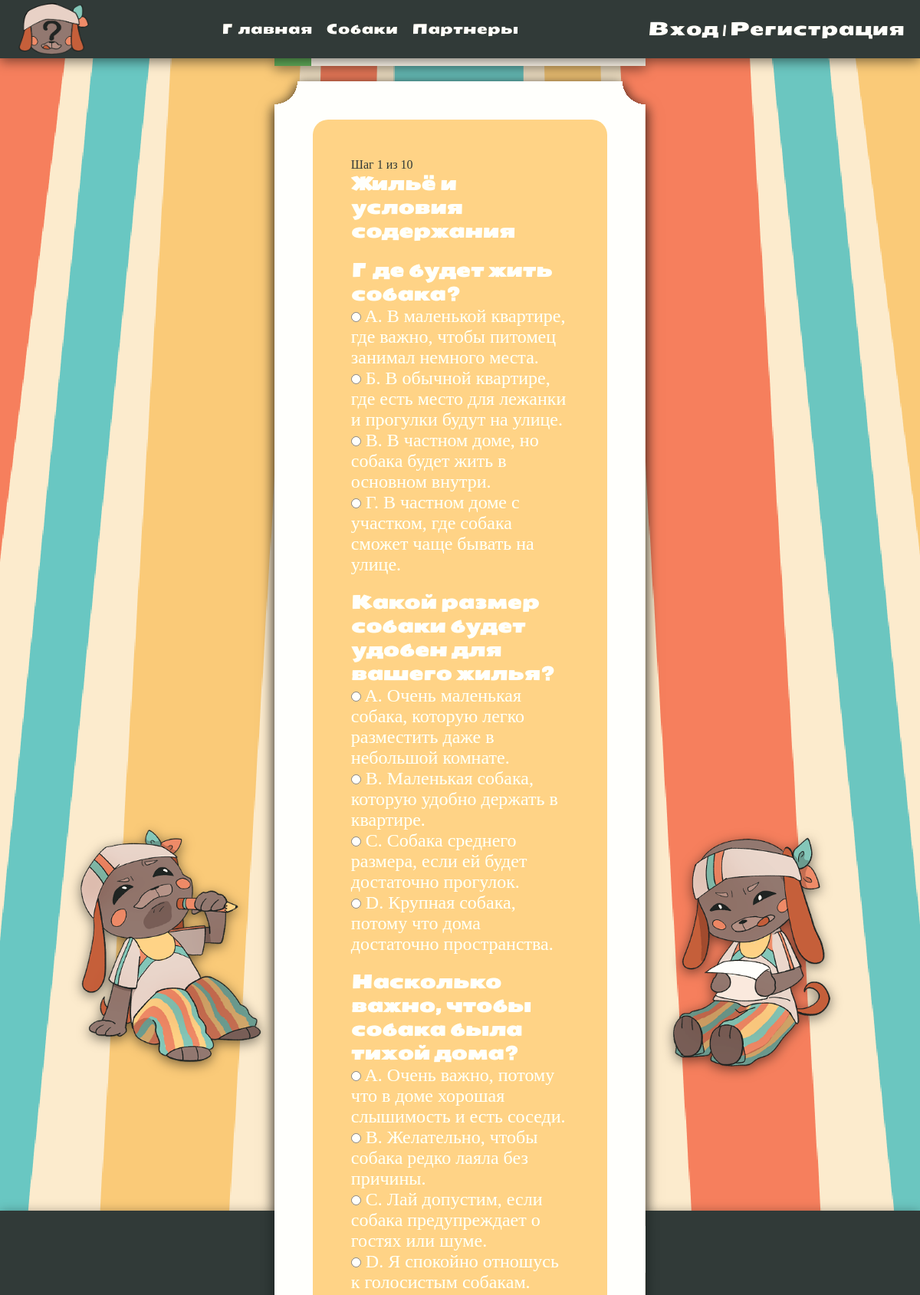
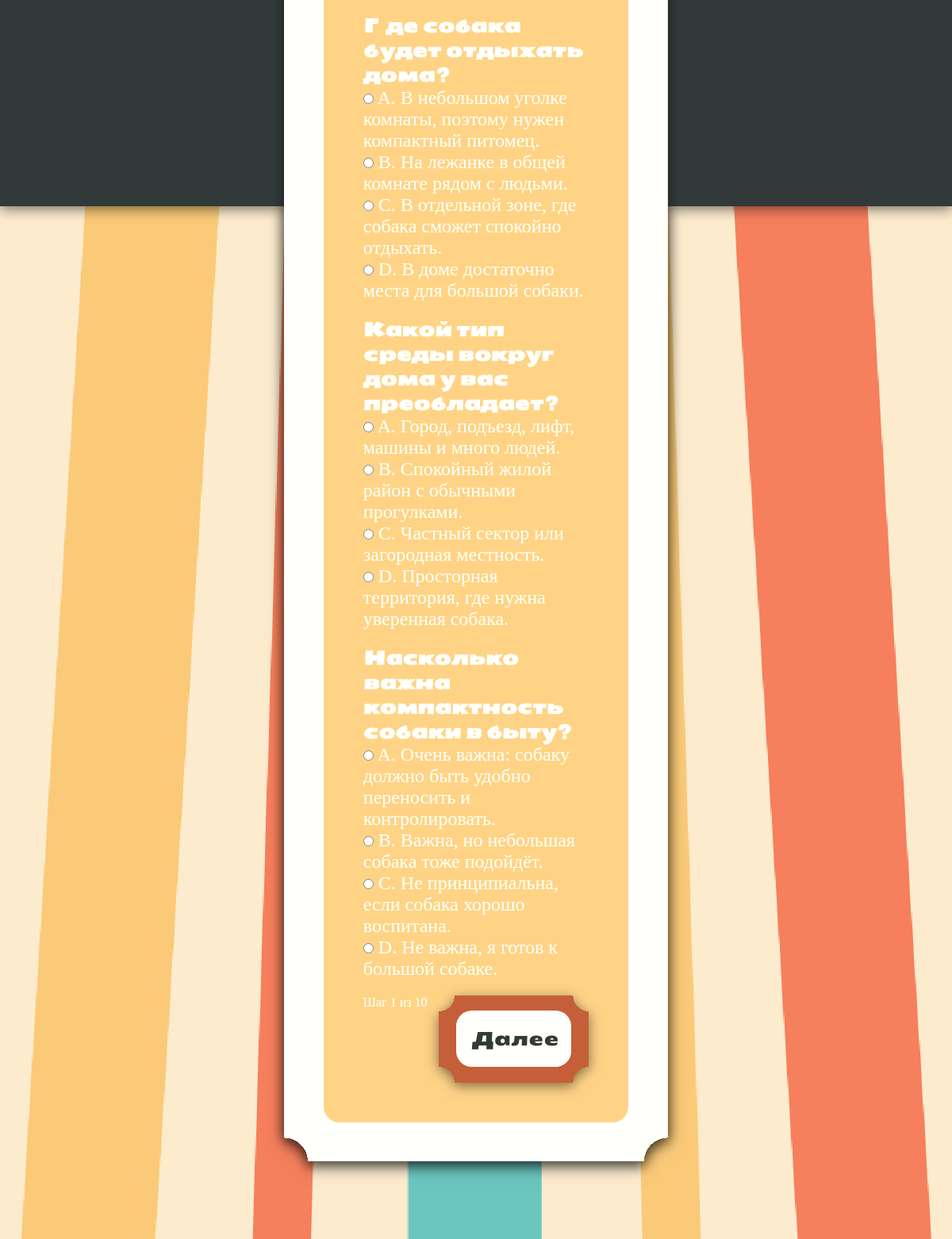
Page /test/1/ (upper part) on the committed database (2 pictures, top to bottom).
### qtest/models.py (models this page shows, shortened)
class TestStep(models.Model):
    title = models.CharField(max_length=150, verbose_name='Название шага')
    order = models.PositiveIntegerField(unique=True, verbose_name='Порядок')
    weight = models.PositiveIntegerField(default=1, verbose_name='Вес шага')
    class Meta:
        ordering = ['order']
        verbose_name = 'Шаг теста'
        verbose_name_plural = 'Шаги теста'

class Question(models.Model):
    text = models.CharField(max_length=255, verbose_name='Вопрос')
    step = models.PositiveIntegerField(verbose_name='Номер шага')
    order = models.PositiveIntegerField(default=1, verbose_name='Порядок внутри шага')
    class Meta:
        ordering = ['step', 'order']
        verbose_name = 'Вопрос теста'
        verbose_name_plural = 'Вопросы теста'

class Answer(models.Model):
    question = models.ForeignKey(
        Question,
        on_delete=models.CASCADE,
        related_name='answers',
        verbose_name='Вопрос'
    )
    text = models.CharField(max_length=255, verbose_name='Ответ')
    tag = models.ForeignKey(
        Tag,
        on_delete=models.PROTECT,
        related_name='answers',
        null=True,
        blank=True,
        verbose_name='Тег ответа'
    )
    order = models.PositiveIntegerField(default=1, verbose_name='Порядок')
    class Meta:
        ordering = ['question__step', 'question__order', 'order']
        verbose_name = 'Ответ теста'
        verbose_name_plural = 'Ответы теста'

### qtest/views.py (the view, shortened to what this page needs)
# urls.py: path('test/<int:step>/', views.test_step, name='test_step'),
def test_step(request, step):
    total_steps = _get_total_steps()
    if step < 1:
        return redirect('qtest:test_step', step=1)
    if step > total_steps:
        return redirect('qtest:test_result')
    step_object = TestStep.objects.filter(order=step).first()
    questions = list(
        Question.objects
        .filter(step=step)
        .prefetch_related('answers__tag')
        .order_by('order')
    )
    progress = int((step / total_steps) * 100)
    saved_answers = request.session.get('answers', {})
    for question in questions:
        question.selected_answer_id = int(saved_answers.get(str(question.id), 0) or 0)
    return render(request, 'qtest/test_step.html', {
        'questions': questions,
        'step': step,
        'total_steps': total_steps,
        'progress': progress,
        'step_title': step_object.title if step_object else f'Шаг {step}',
    })

### qtest/views.py (called while the page is built)
def _get_total_steps():
    steps_count = TestStep.objects.count()
    if steps_count:
        return steps_count
    return Question.objects.values('step').distinct().count()

### qtest/templates/qtest/test_step.html (shortened to what this page needs)
{% extends 'main/base.html' %}
{% load static %}
{% block content %}
<section class="back qback">
       <div class="container qback">
<img src="/static/main/img/sprite/rad3.png" class="sprite4" alt="">
 <div class="container cont_form fade-in">
  <div class="progress">
   <div class="progress-bar" style="width: {{ progress }}%;"></div>
  </div>
  <div class="form">
   {% if total_steps == 0 %}
    <h2>Тест пока не заполнен</h2>
    <p>Добавьте шаги, вопросы и ответы в админ-панели.</p>
   {% else %}
    <form method="POST" class="form_form qform">
     <div class="test-step-head">
      <p>Шаг {{ step }} из {{ total_steps }}</p>
      <h2>{{ step_title }}</h2>
     </div>
     {% for question in questions %}
      <div class="quest test-question">
       <h3>{{ question.text }}</h3>
       {% for answer in question.answers.all %}
        <label class="test-answer">
         <input type="radio"
                name="question_{{ question.id }}"
                value="{{ answer.id }}"
                required>
         <span>{{ answer.text }}</span>
        </label>
       {% endfor %}
      </div>
     {% empty %}
      <p>В этом шаге пока нет вопросов.</p>
     {% endfor %}
     <div class="test_buttons">
      <span class="test-step-counter">Шаг {{ step }} из {{ total_steps }}</span>
      <button type="submit" class="btn qbtn">
       <span>{% if step == total_steps %}Завершить{% else %}Далее{% endif %}</span>
      </button>
     </div>
    </form>
   {% endif %}
  </div>
 </div>
<img src="/static/main/img/sprite/rad2.png" class="sprite5" alt="">
</div>
</section>
{% endblock %}

### static/main/css/base.css (style rules this page uses)
* { margin: 0; padding: 0; color: white; text-decoration: none; }
.form_form input, .form_form textarea { color: #2B3939; font-size: 15px; }
h1, h2, h3, a, button { font-family: SeymourOne; font-size: 24px; }
p, label, input { font-family: EBGaramond; }
img { width: 100%; }
body { background-image: url(/static/main/img/background.svg); background-size: cover; background-position: center; filter: sepia(20%); }
.container { max-width: 1480px; margin: 0 auto; }
@media screen and (min-width: 1024px) and (max-width: 1279px) { .container { max-width: 1024px; margin: 0 auto; } }

### static/main/css/forms.css (style rules this page uses)
.cont_form { width: 680px; display: flex; flex-direction: column; justify-content: center; }
label, input { font-size: 24px; color: #2B3939; }
.form_form { display: flex; flex-direction: column; row-gap: 20px; background-color: #FACA78; padding: 50px; border-radius: 20px; }
.back { background-image: url(/static/main/img/regback.svg); background-repeat: no-repeat; background-position: center; margin-bottom: 100px; background-repeat: repeat-x; filter: drop-shadow(0px 4px 8px rgba(0, 0, 0, 0.5)); }

### static/main/css/reelSlider.css (style rules this page uses)
:root { --c-1: #333; --c-2: #333; }

### static/main/css/animations.css (style rules this page uses)
.fade-in { opacity: 0; transform: translateY(-20px); animation: css-animation-fadeInUp 0.5s ease-out forwards; }

### static/main/css/maskot.css (style rules this page uses)
.sprite4 { width: 270px; height: 370px; top: 30%; position: sticky; }
.sprite5 { width: 270px; height: 370px; top: 30%; position: sticky; }

### static/main/css/qtest.css (style rules this page uses)
.test_buttons { display: flex; flex-direction: row; justify-content: space-between; }
.qbtn { padding: 20px; }
.quest { display: flex; flex-direction: column; }
.qform { display: flex; flex-direction: column; gap: 20px; }
.progress { width: 100%; height: 10px; background: #eee; margin-bottom: 20px; }
.progress-bar { height: 100%; background: #4CAF50; }
.qback { display: flex; flex-direction: row; background-attachment: fixed; }

### rows in the picture
TestStep: title "Жильё и условия содержания"
Question: text "Где будет жить собака?"
Answer: id "☐ A. В маленькой квартире, где в", text "A. В маленькой квартире, где важно, чтобы питомец занимал немного места."
Answer: id "☐ Б. В обычной квартире, где ест", text "Б. В обычной квартире, где есть место для лежанки и прогулки будут на улице."
Answer: id "☐ В. В частном доме, но собака б", text "В. В частном доме, но собака будет жить в основном внутри."
Answer: id "☐ Г. В частном доме с участком,", text "Г. В частном доме с участком, где собака сможет чаще бывать на улице."
Question: text "Какой размер собаки будет удобен для вашего жилья?"
Answer: id "☐ A. Очень маленькая собака, кот", text "A. Очень маленькая собака, которую легко разместить даже в небольшой комнате."
Answer: id "☐ B. Маленькая собака, которую у", text "B. Маленькая собака, которую удобно держать в квартире."
Answer: id "☐ C. Собака среднего размера, ес", text "C. Собака среднего размера, если ей будет достаточно прогулок."
Answer: id "☐ D. Крупная собака, потому что", text "D. Крупная собака, потому что дома достаточно пространства."
Question: text "Насколько важно, чтобы собака была тихой дома?"
Answer: id "☐ A. Очень важно, потому что в д", text "A. Очень важно, потому что в доме хорошая слышимость и есть соседи."
Answer: id "☐ B. Желательно, чтобы собака ре", text "B. Желательно, чтобы собака редко лаяла без причины."
Answer: id "☐ C. Лай допустим, если собака п", text "C. Лай допустим, если собака предупреждает о гостях или шуме."
Answer: id "☐ D. Я спокойно отношусь к голос", text "D. Я спокойно отношусь к голосистым собакам."
Question: text "Где собака будет отдыхать дома?"
Answer: id "☐ A. В небольшом уголке комнаты,", text "A. В небольшом уголке комнаты, поэтому нужен компактный питомец."
Answer: id "☐ B. На лежанке в общей комнате", text "B. На лежанке в общей комнате рядом с людьми."
Answer: id "☐ C. В отдельной зоне, где собак", text "C. В отдельной зоне, где собака сможет спокойно отдыхать."
Answer: id "☐ D. В доме достаточно места для", text "D. В доме достаточно места для большой собаки."
Question: text "Какой тип среды вокруг дома у вас преобладает?"
Answer: id "☐ A. Город, подъезд, лифт, машин", text "A. Город, подъезд, лифт, машины и много людей."
Answer: id "☐ B. Спокойный жилой район с обы", text "B. Спокойный жилой район с обычными прогулками."
Answer: id "☐ C. Частный сектор или загородн", text "C. Частный сектор или загородная местность."
Answer: id "☐ D. Просторная территория, где", text "D. Просторная территория, где нужна уверенная собака."
Question: text "Насколько важна компактность собаки в быту?"
Answer: id "☐ A. Очень важна: собаку должно", text "A. Очень важна: собаку должно быть удобно переносить и контролировать."
Answer: id "☐ B. Важна, но небольшая собака", text "B. Важна, но небольшая собака тоже подойдёт."
Answer: id "☐ C. Не принципиальна, если соба", text "C. Не принципиальна, если собака хорошо воспитана."
Answer: id "☐ D. Не важна, я готов к большой", text "D. Не важна, я готов к большой собаке."

### other values in the picture
{{ step }} "1"
{{ total_steps }} "10"
